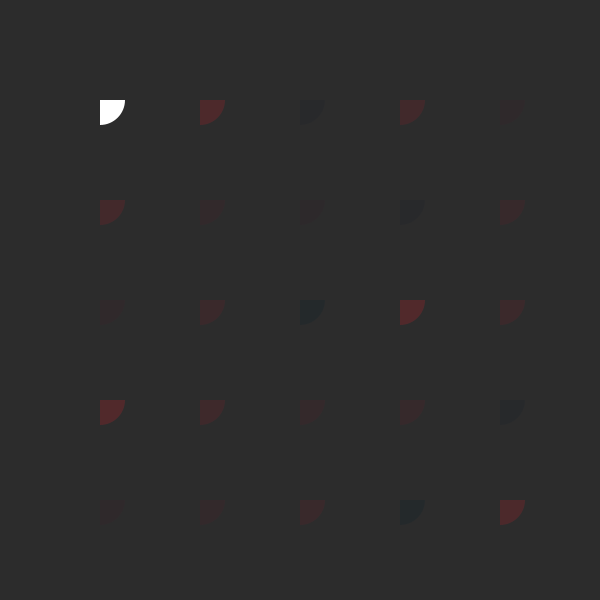
Frame 1 (no input)
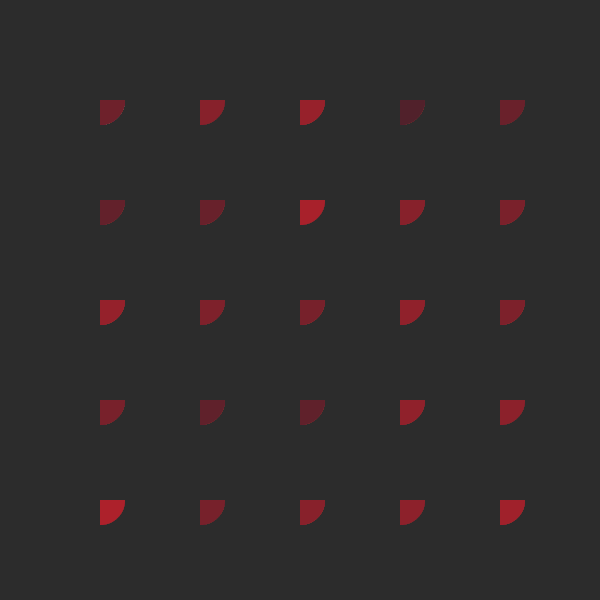
Frame 60 (the mouse pressed at the canvas centre just before this capture)
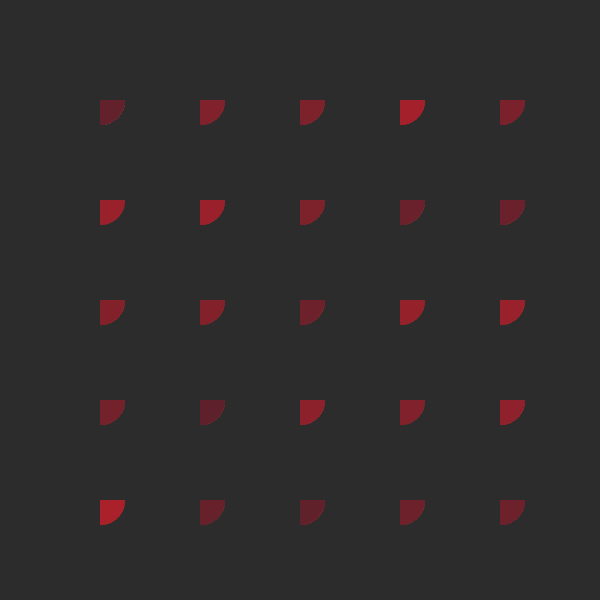
Frame 120 (the mouse held since frame 60 and released just before this capture)

The Processing sketch that drew these frames (run headless with seeded random() and noise(); from frame 60 on, the mouse is pressed at the canvas centre):

// Processing sketch: processing_64180
// ── processing_64180.pde

void setup() {
  size(600, 600);
  background(44);
  smooth();
  noStroke();
}
 
void draw() {
  for (float x = width/6; x <= 5 * width/6; x = x + width/6) {
    for (float y = height/6; y <= 5 * height/6; y = y + height/6) {
    arc(x, y, 50, 50, 0, PI/2);
    fill(random(1,250), 30, 40, 50);

    }
  }
}
